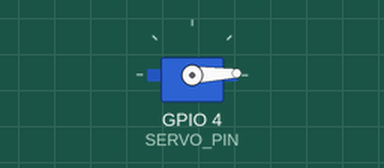
Recording of a sketch running on a simulated ESP32. Parts: servo.

Above: at 0.05 s.
At 1.75 s:
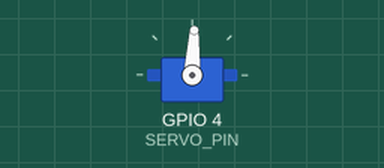
At 3.45 s:
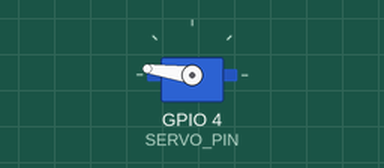
At 6.85 s:
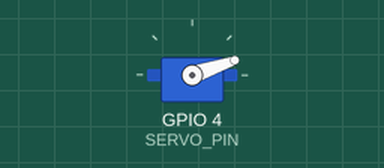
Timing chart, 0 to 9.4 s (numbered marks = the images above):
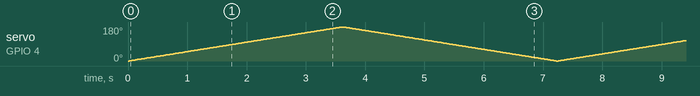

The sketch:

servo_Automatic_0-180__Rotation.ino
```cpp
#include <ESP32Servo.h>

#define SERVO_PIN 4

Servo myServo;

void setup() {
    myServo.attach(SERVO_PIN);
}

void loop() {
    // Move from 0° to 180°
    for (int angle = 0; angle <= 180; angle++) {
        myServo.write(angle);
        delay(20);  // Adjust for smoothness
    }

    // Move from 180° back to 0°
    for (int angle = 180; angle >= 0; angle--) {
        myServo.write(angle);
        delay(20);  // Adjust for smoothness
    }
}
```
